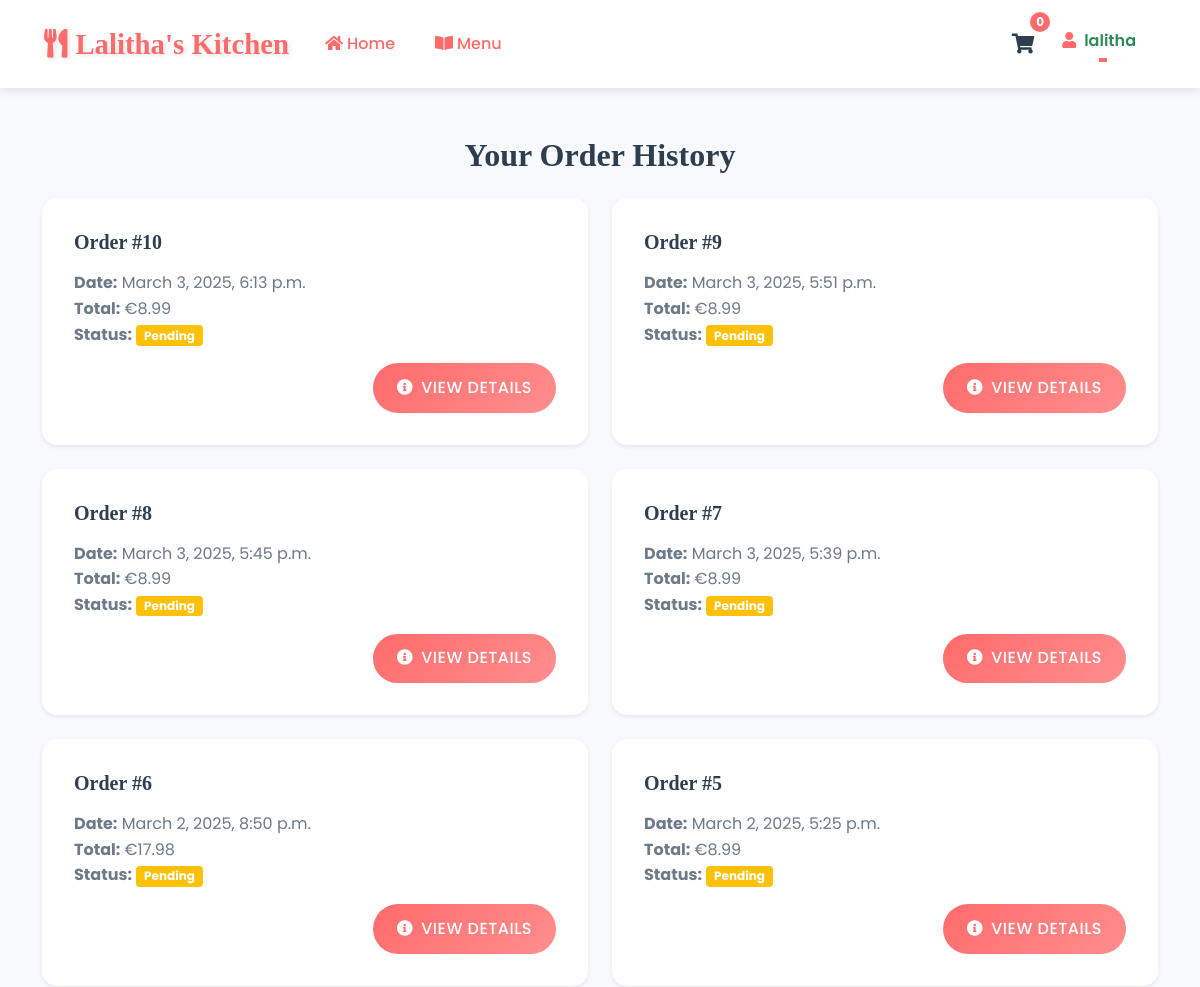
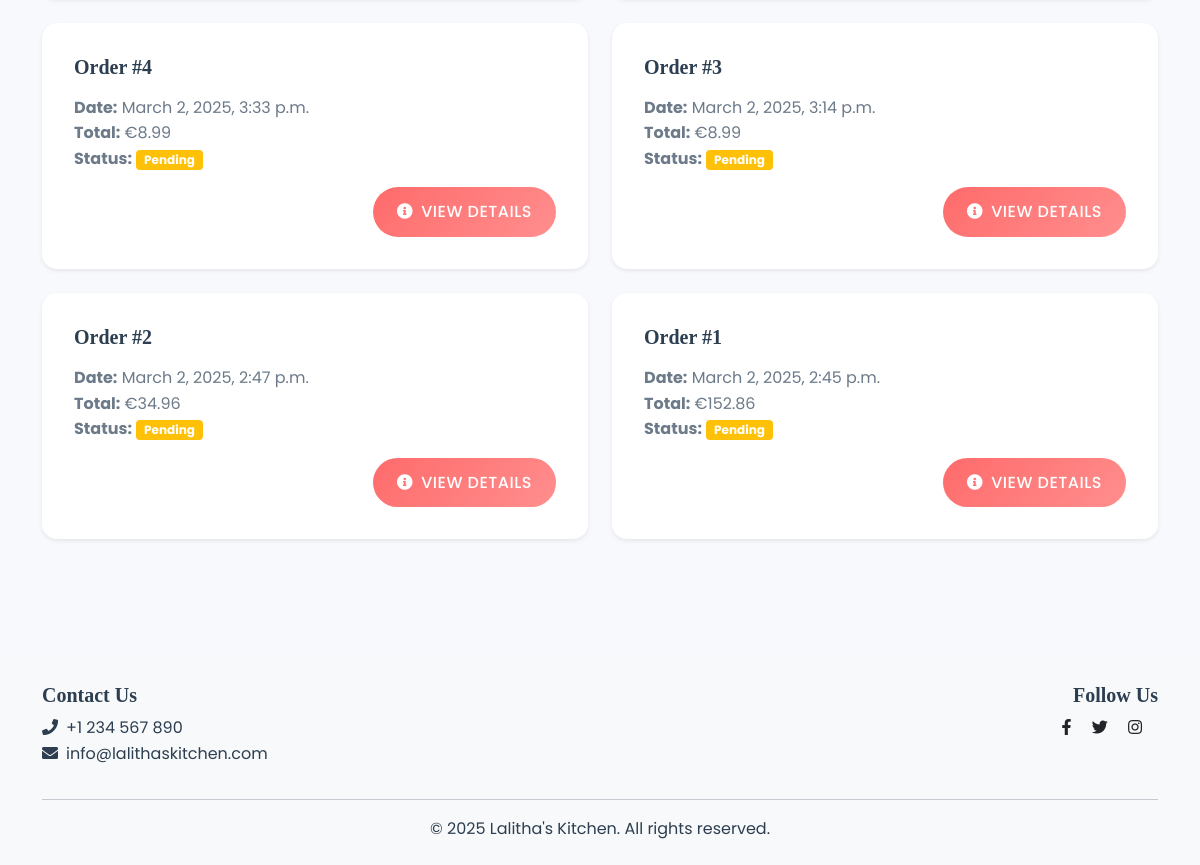
The app's page /order-history/ (signed in) with its own data (2 pictures, top to bottom).
### core/models.py (models this page shows, shortened)
class User(AbstractUser):
    phone_regex = RegexValidator(
        regex=r'^\+?1?\d{9,15}$',
        message="Phone number must be entered in the format: '+999999999'. Up to 15 digits allowed."
    )
    phone_number = models.CharField(validators=[phone_regex], max_length=17, blank=False)
    email = models.EmailField(unique=True, blank=False)

class Order(models.Model):
    STATUS_CHOICES = [
        ('pending', 'Pending'),
        ('confirmed', 'Confirmed'),
        ('preparing', 'Preparing'),
        ('ready', 'Ready for Pickup'),
        ('completed', 'Completed'),
        ('cancelled', 'Cancelled')
    ]
    user = models.ForeignKey(User, on_delete=models.CASCADE)
    status = models.CharField(max_length=20, choices=STATUS_CHOICES, default='pending')
    total_amount = models.DecimalField(max_digits=10, decimal_places=2)
    created_at = models.DateTimeField(auto_now_add=True)
    updated_at = models.DateTimeField(auto_now=True)
    pickup_time = models.DateTimeField()
    notes = models.TextField(blank=True)
    is_phone_confirmed = models.BooleanField(default=False)

### core/views.py (the view)
# urls.py: path('order-history/', views.order_history, name='order_history'),
@login_required
def order_history(request):
    cart_count = get_cart_count(request)
    orders = Order.objects.filter(user=request.user).order_by('-created_at')
    return render(request, 'core/order_history.html', {'orders': orders, 'cart_count': cart_count})

### core/context_processors.py (called while the page is built)
def cart_count_processor(request):
    cart = request.session.get('cart', {})
    cart_count = sum(cart.values()) if cart else 0
    return {'cart_count': cart_count}

### core/views.py (called while the page is built)
def get_cart_count(request):
    cart = request.session.get('cart', {})
    return sum(cart.values()) if cart else 0

### templates/core/order_history.html (shortened to what this page needs)
{% extends 'base.html' %}
{% block content %}
<div class="container py-5">
    <h2 class="text-center mb-4">Your Order History</h2>
    {% if orders %}
        <div class="row">
            {% for order in orders %}
                <div class="col-md-6 mb-4">
                    <div class="card h-100 shadow-sm">
                        <div class="card-body">
                            <h5 class="card-title">Order #{{ order.id }}</h5>
                            <p class="card-text">
                                <strong>Date:</strong> {{ order.created_at|date:"F j, Y, g:i a" }}<br>
                                <strong>Total:</strong> €{{ order.total_amount }}<br>
                                <strong>Status:</strong>
                                <span class="badge {% if order.status == 'completed' %}bg-success{% elif order.status == 'pending' %}bg-warning{% else %}bg-danger{% endif %}">
                                    {{ order.status|title }}
                                </span>
                            </p>
                            <div class="text-end">
                                <a href="{% url 'order_detail' order.id %}" class="btn btn-primary">
                                    <i class="fas fa-info-circle me-2"></i>View Details
                                </a>
                            </div>
                        </div>
                    </div>
                </div>
            {% endfor %}
        </div>
    {% endif %}
</div>
{% endblock %}

### templates/base.html (shortened to what this page needs)
{% load static %}
<!DOCTYPE html>
<html lang="en">
<head>
    <link href="https://cdn.jsdelivr.net/npm/bootstrap@5.1.3/dist/css/bootstrap.min.css" rel="stylesheet">
    <link rel="stylesheet" href="https://cdnjs.cloudflare.com/ajax/libs/font-awesome/5.15.4/css/all.min.css">
    <link rel="stylesheet" href="{% static 'css/style.css' %}">
</head>
<body>
    <nav class="navbar navbar-expand-lg navbar-light">
        <div class="container">
            <a class="navbar-brand" href="{% url 'home' %}">
                <i class="fas fa-utensils me-2"></i>Lalitha's Kitchen
            </a>
            <div class="collapse navbar-collapse" id="navbarNav">
                <ul class="navbar-nav me-auto">
                    <li class="nav-item">
                        <a class="nav-link" href="{% url 'home' %}">
                            <i class="fas fa-home me-1"></i>Home
                        </a>
                    </li>
                    <li class="nav-item">
                        <a class="nav-link" href="{% url 'menu' %}">
                            <i class="fas fa-book-open me-1"></i>Menu
                        </a>
                    </li>
                </ul>
                <ul class="navbar-nav">
                    {% if user.is_authenticated %}
                        <li class="nav-item">
                            <div class="cart-wrapper">
                                <a href="{% url 'cart' %}" class="cart-link">
                                    <i class="fas fa-shopping-cart"></i>
                                    <span class="cart-count">{{ cart_count|default:"0" }}</span>
                                </a>
                            </div>
                        </li>
                        <li class="nav-item dropdown">
                            <a class="nav-link dropdown-toggle" href="#" id="userDropdown" role="button" data-bs-toggle="dropdown" aria-expanded="false">
                                <i class="fas fa-user me-2" style="color: #FF6B6B;"></i><span style="color: seagreen; font-weight: 600;">{{ user.username }}</span>
                            </a>
                        </li>
                    {% endif %}
                </ul>
            </div>
        </div>
    </nav>
    <main>
        {% block content %}{% endblock %}
    </main>
    <footer class="bg-light py-4 mt-5">
        <div class="container">
            <div class="row">
                <div class="col-md-6">
                    <h5>Contact Us</h5>
                    <p>
                        <i class="fas fa-phone me-2"></i>+1 234 567 890<br>
                        <i class="fas fa-envelope me-2"></i>info@lalithaskitchen.com
                    </p>
                </div>
                <div class="col-md-6 text-md-end">
                    <h5>Follow Us</h5>
                    <a href="#" class="text-dark me-3"><i class="fab fa-facebook-f"></i></a>
                    <a href="#" class="text-dark me-3"><i class="fab fa-twitter"></i></a>
                    <a href="#" class="text-dark me-3"><i class="fab fa-instagram"></i></a>
                </div>
            </div>
            <hr>
            <div class="text-center">
                <p class="mb-0">&copy; {% now "Y" %} Lalitha's Kitchen. All rights reserved.</p>
            </div>
        </div>
    </footer>
</body>
</html>

### static/css/style.css (style rules this page uses)
:root { --primary-color: #FF6B6B; --secondary-color: #4ECDC4; --accent-color: #45B7D1; --dark-color: #2C3E50; --light-color: #F7F9FC; --success-color: #2ECC71; --warning-color: #F1C40F; --danger-color: #E74C3C; --text-primary: #2C3E50; --text-secondary: #6C7A89; --gradient-primary: linear-gradient(135deg, var(--primary-color), #FF8E8E); --gradient-secondary: linear-gradient(135deg, var(--secondary-color), #6BE4C4); --box-shadow: 0 4px 6px rgba(0, 0, 0, 0.1); --box-shadow-hover: 0 8px 15px rgba(0, 0, 0, 0.15); --transition: all 0.3s ease; }
body { font-family: 'Poppins', sans-serif; color: var(--text-primary); background-color: var(--light-color); line-height: 1.6; min-height: 100vh; display: flex; flex-direction: column; }
h1, h2, h3, h4, h5, h6 { font-family: 'Playfair Display', serif; color: var(--dark-color); font-weight: 600; }
main { flex: 1; }
.navbar { background: var(--dark-color); box-shadow: var(--box-shadow); padding: 1rem 0; }
.navbar-brand { font-family: 'Playfair Display', serif; font-size: 1.8rem; color: var(--primary-color) !important; font-weight: 700; text-shadow: 2px 2px 4px rgba(0, 0, 0, 0.1); }
.nav-link { color: var(--light-color) !important; font-weight: 500; transition: var(--transition); position: relative; padding: 0.5rem 1rem !important; }
.nav-link::after { content: ''; position: absolute; width: 0; height: 2px; bottom: 0; left: 50%; background: var(--primary-color); transition: var(--transition); transform: translateX(-50%); }
.btn { border-radius: 50px; padding: 0.8rem 1.5rem; font-weight: 500; transition: var(--transition); text-transform: uppercase; letter-spacing: 0.5px; }
.btn-primary { background: var(--gradient-primary); border: none; color: white; }
.card { border: none; border-radius: 15px; box-shadow: var(--box-shadow); transition: var(--transition); overflow: hidden; background: white; }
.card-body { padding: 2rem; }
.card-title { color: var(--dark-color); font-weight: 600; margin-bottom: 1rem; }
.card-text { color: var(--text-secondary); }
.cart-count { background: var(--primary-color); border-radius: 50%; padding: 0.25rem 0.5rem; font-size: 0.75rem; position: relative; top: -8px; }

### templates/base.html (style rules this page uses)
:root { --primary-color: #FF6B6B; --secondary-color: #4ECDC4; --text-color: #2C3E50; --background-color: #F7F9FC; }
.cart-wrapper { position: relative; margin-left: 1rem; }
.cart-link { color: var(--text-color); text-decoration: none; font-size: 1.25rem; position: relative; display: inline-block; padding: 0.5rem; transition: all 0.3s ease; }
.cart-count { position: absolute; top: -8px; right: -8px; background: var(--primary-color); color: white; border-radius: 50%; width: 20px; height: 20px; font-size: 0.75rem; display: flex; align-items: center; justify-content: center; font-weight: bold; }
.navbar { background-color: white; box-shadow: 0 2px 10px rgba(0, 0, 0, 0.1); padding: 1rem 2rem; }
.navbar-brand { font-weight: 600; color: #FF6B6B; }
.nav-link { color: #FF6B6B !important; font-weight: 500; transition: all 0.3s ease; padding: 0.5rem 1rem; border-radius: 25px; margin: 0 0.25rem; }

### records on screen
User: username "lalitha"
Order: id "10", created_at "March 3, 2025, 6:13 p.m.", total_amount "8.99", status "Pending"
Order: id "9", created_at "March 3, 2025, 5:51 p.m.", total_amount "8.99", status "Pending"
Order: id "8", created_at "March 3, 2025, 5:45 p.m.", total_amount "8.99", status "Pending"
Order: id "7", created_at "March 3, 2025, 5:39 p.m.", total_amount "8.99", status "Pending"
Order: id "6", created_at "March 2, 2025, 8:50 p.m.", total_amount "17.98", status "Pending"
Order: id "5", created_at "March 2, 2025, 5:25 p.m.", total_amount "8.99", status "Pending"
Order: id "4", created_at "March 2, 2025, 3:33 p.m.", total_amount "8.99", status "Pending"
Order: id "3", created_at "March 2, 2025, 3:14 p.m.", total_amount "8.99", status "Pending"
Order: id "2", created_at "March 2, 2025, 2:47 p.m.", total_amount "34.96", status "Pending"
Order: id "1", created_at "March 2, 2025, 2:45 p.m.", total_amount "152.86", status "Pending"

### other values on screen
{{ cart_count|default:"0" }} "0"
